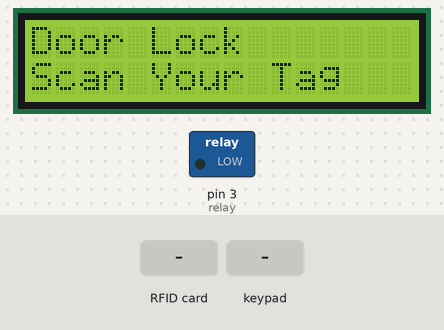
Recording of a sketch running on a simulated Arduino Uno, built with avr-gcc and run on an emulated ATmega328P. Parts: 16×2 character LCD, switched loads named in the sketch (green lamp = pin HIGH). The test bench sets the inputs (shaded band). Pins used as bus, display or sensor lines are not drawn.

Above: at 1.3 s.
1.4 s: RFID card D5 F5 0C AD held to the reader
At 2.1 s:
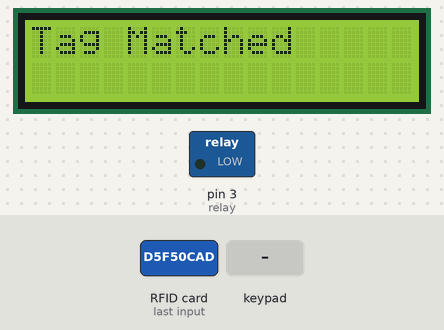
2.9 s: keypad keys 2 0 0 1 pressed 0.4 s apart
At 5.5 s:
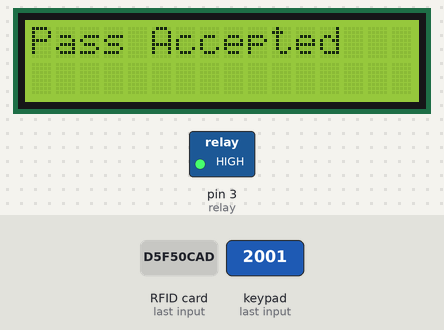
6.6 s: RFID card 5E 7A 19 C4 held to the reader
At 11.5 s:
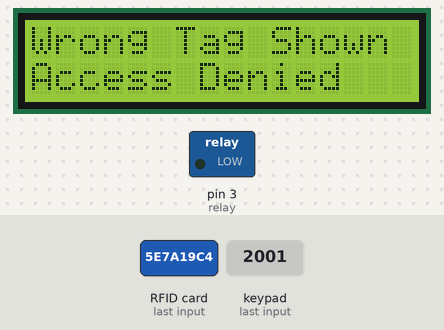
12.6 s: RFID card D5 F5 0C AD held to the reader
At 14.1 s:
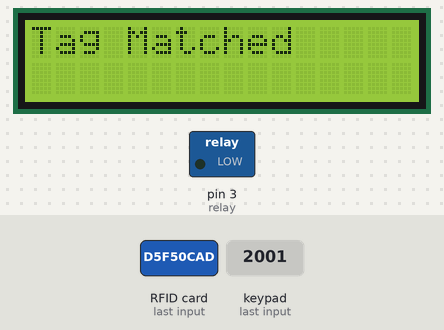
15.6 s: keypad keys 2 1 0 # pressed 0.4 s apart
At 18.3 s:
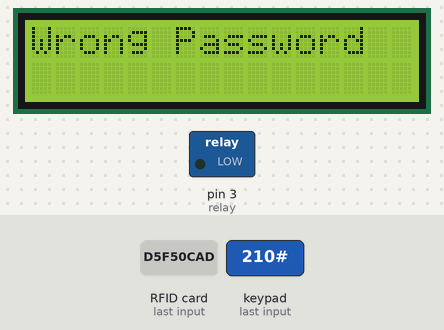
Timing chart, 0 to 19.8 s (numbered marks = the images above; inputs shaded):
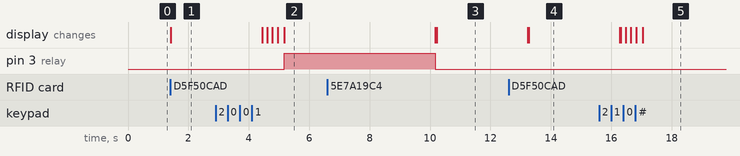

Measured:
- after the input at 1.4 s, the display: changes at once (image 1)
- after the input at 2.9 s, pin 3 (relay): LOW → HIGH after 2.3 s; the display: first changes after 1.5 s (image 2 shows a later state)
- after the input at 6.6 s, the display: first differs from a run without the input after 3.6 s (image 3)
- after the input at 12.6 s, the display: first differs from a run without the input after 0.67 s (image 4)
- after the input at 15.6 s, the display: first differs from a run without the input after 0.71 s (image 5 shows a later state)

The sketch:

safebox-rfid_keypad_arduino.ino
```cpp
// Include required libraries
#include <MFRC522.h>
#include <LiquidCrystal_I2C.h>
#include <Keypad.h>
#include <SPI.h>

// Create instances
LiquidCrystal_I2C lcd(0x27, 16, 2);
MFRC522 mfrc522(10, 9); // MFRC522 mfrc522(SS_PIN, RST_PIN

// Initialize Pins for led's, servo and buzzer
int relay = 3;

char initial_password[4] = {'2', '0', '0', '1'};  // Variable to store initial password
String tagUID = "D5 F5 0C AD";                    // String to store UID of tag. Change it with your tag's UID
char password[4];                                 // Variable to store users password
boolean RFIDMode = true;                          // boolean to change modes
char key_pressed = 0;                             // Variable to store incoming keys
uint8_t i = 0;                                    // Variable used for counter

// defining how many rows and columns our keypad have
const byte rows = 4;
const byte columns = 4;

// Keypad pin map
char hexaKeys[rows][columns] = {
  {'1', '2', '3', 'A'},
  {'4', '5', '6', 'B'},
  {'7', '8', '9', 'C'},
  {'*', '0', '#', 'D'}
};

// Initializing pins for keypad
byte row_pins[rows] = {A0, A1, A2, A3};
byte column_pins[columns] = {2, 1, 0};

// Create instance for keypad
Keypad keypad_key = Keypad( makeKeymap(hexaKeys), row_pins, column_pins, rows, columns);
void setup() {
  // Arduino Pin configuration
  pinMode(relay, OUTPUT);
  lcd.init();          // LCD screen
  lcd.backlight();
  SPI.begin();          // Init SPI bus
  mfrc522.PCD_Init();   // Init MFRC522
  lcd.clear();          // Clear LCD screen
}

void loop() {
  // System will first look for mode
  if (RFIDMode == true) {
    lcd.setCursor(0, 0);
    lcd.print("Door Lock");
    lcd.setCursor(0, 1);
    lcd.print("Scan Your Tag");

    // Look for new cards
    if ( ! mfrc522.PICC_IsNewCardPresent()) {
      return;
    }

    // Select one of the cards
    if ( ! mfrc522.PICC_ReadCardSerial()) {
      return;
    }

    //Reading from the card
    String tag = "";
    for (byte j = 0; j < mfrc522.uid.size; j++)
    {
      tag.concat(String(mfrc522.uid.uidByte[j] < 0x10 ? " 0" : " "));
      tag.concat(String(mfrc522.uid.uidByte[j], HEX));
    }
    tag.toUpperCase();

    //Checking the card
    if (tag.substring(1) == tagUID)
    {
      // If UID of tag is matched.
      lcd.clear();
      lcd.print("Tag Matched");
      delay(3000);
      lcd.clear();
      lcd.print("Enter Password:");
      lcd.setCursor(0, 1);
      RFIDMode = false; // Make RFID mode false
    }
    else
    {
      // If UID of tag is not matched.
      lcd.clear();
      lcd.setCursor(0, 0);
      lcd.print("Wrong Tag Shown");
      lcd.setCursor(0, 1);
      lcd.print("Access Denied");
      delay(3000);
      lcd.clear();
    }
  }
  // If RFID mode is false, it will look for keys from keypad
  if (RFIDMode == false) {
    key_pressed = keypad_key.getKey(); // Storing keys
    if (key_pressed)
    {
      password[i++] = key_pressed; // Storing in password variable
      lcd.print("*");
    }
    if (i == 4) // If 4 keys are completed
    {
      delay(200);
      if (!(strncmp(password, initial_password, 4))) // If password is matched
      {
        lcd.clear();
        lcd.print("Pass Accepted");
        digitalWrite(relay, HIGH);        // Door Opened
        delay(5000);
        digitalWrite(relay, LOW);         // Door Closed
        lcd.clear();
        i = 0;
        RFIDMode = true; // Make RFID mode true
      }
      else                                   // If password is not matched
      {
        lcd.clear();
        lcd.print("Wrong Password");
        delay(3000);
        lcd.clear();
        i = 0;
        RFIDMode = true;                      // Make RFID mode true
      }
    }
  }
}
```
